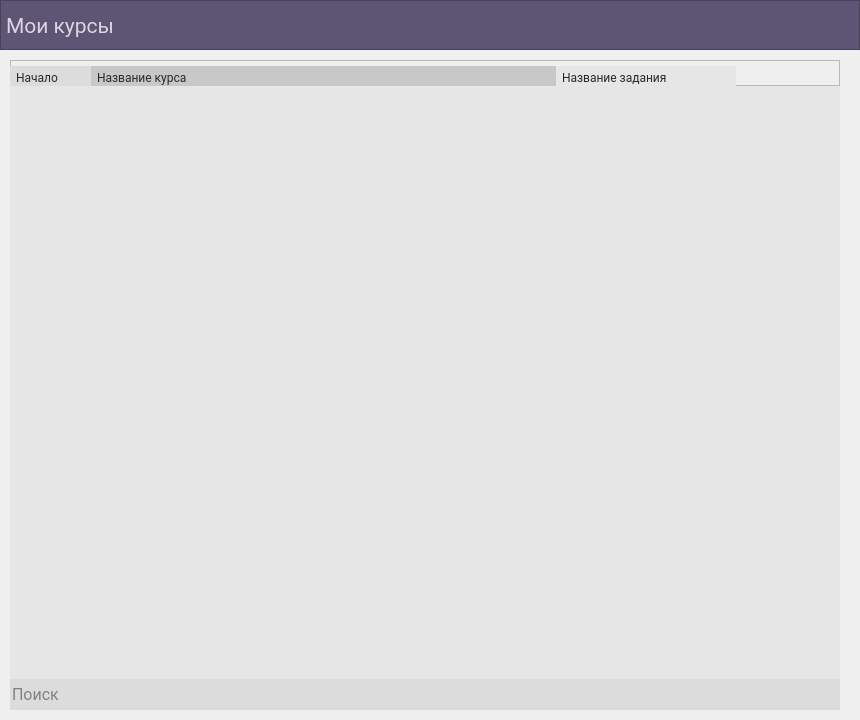
<?xml version="1.0" encoding="UTF-8"?>
<ui version="4.0">
 <class>Form</class>
 <widget class="QWidget" name="Form">
  <property name="geometry">
   <rect>
    <x>0</x>
    <y>0</y>
    <width>860</width>
    <height>720</height>
   </rect>
  </property>
  <property name="sizePolicy">
   <sizepolicy hsizetype="Expanding" vsizetype="Expanding">
    <horstretch>0</horstretch>
    <verstretch>0</verstretch>
   </sizepolicy>
  </property>
  <property name="windowTitle">
   <string>Form</string>
  </property>
  <layout class="QGridLayout" name="gridLayout" rowstretch="0,0,0,0,0,0,0,0">
   <property name="leftMargin">
    <number>0</number>
   </property>
   <property name="topMargin">
    <number>0</number>
   </property>
   <property name="rightMargin">
    <number>0</number>
   </property>
   <property name="bottomMargin">
    <number>10</number>
   </property>
   <property name="horizontalSpacing">
    <number>0</number>
   </property>
   <property name="verticalSpacing">
    <number>10</number>
   </property>
   <item row="0" column="0" colspan="4">
    <widget class="QFrame" name="frame">
     <property name="sizePolicy">
      <sizepolicy hsizetype="Expanding" vsizetype="Minimum">
       <horstretch>0</horstretch>
       <verstretch>0</verstretch>
      </sizepolicy>
     </property>
     <property name="minimumSize">
      <size>
       <width>0</width>
       <height>50</height>
      </size>
     </property>
     <property name="maximumSize">
      <size>
       <width>16777215</width>
       <height>50</height>
      </size>
     </property>
     <property name="styleSheet">
      <string notr="true">QFrame
{
	background-color: rgb(94, 84, 115);
}
</string>
     </property>
     <property name="frameShape">
      <enum>QFrame::StyledPanel</enum>
     </property>
     <property name="frameShadow">
      <enum>QFrame::Raised</enum>
     </property>
     <property name="lineWidth">
      <number>0</number>
     </property>
     <layout class="QHBoxLayout" name="horizontalLayout" stretch="1,0">
      <property name="spacing">
       <number>0</number>
      </property>
      <property name="sizeConstraint">
       <enum>QLayout::SetDefaultConstraint</enum>
      </property>
      <property name="leftMargin">
       <number>5</number>
      </property>
      <property name="topMargin">
       <number>0</number>
      </property>
      <property name="rightMargin">
       <number>2</number>
      </property>
      <property name="bottomMargin">
       <number>0</number>
      </property>
      <item>
       <widget class="QLabel" name="label">
        <property name="sizePolicy">
         <sizepolicy hsizetype="Preferred" vsizetype="Preferred">
          <horstretch>0</horstretch>
          <verstretch>0</verstretch>
         </sizepolicy>
        </property>
        <property name="minimumSize">
         <size>
          <width>0</width>
          <height>50</height>
         </size>
        </property>
        <property name="maximumSize">
         <size>
          <width>16777215</width>
          <height>50</height>
         </size>
        </property>
        <property name="font">
         <font>
          <family>Roboto</family>
          <pointsize>16</pointsize>
         </font>
        </property>
        <property name="styleSheet">
         <string notr="true">QLabel
{
	background-color: rgba(255, 255, 255, 0);
	color:rgb(220,212,229);
}</string>
        </property>
        <property name="text">
         <string>Мои курсы</string>
        </property>
       </widget>
      </item>
      <item>
       <widget class="QPushButton" name="settingsButton">
        <property name="sizePolicy">
         <sizepolicy hsizetype="Preferred" vsizetype="Preferred">
          <horstretch>0</horstretch>
          <verstretch>0</verstretch>
         </sizepolicy>
        </property>
        <property name="minimumSize">
         <size>
          <width>40</width>
          <height>40</height>
         </size>
        </property>
        <property name="maximumSize">
         <size>
          <width>50</width>
          <height>50</height>
         </size>
        </property>
        <property name="font">
         <font>
          <family>Roboto</family>
          <pointsize>9</pointsize>
         </font>
        </property>
        <property name="styleSheet">
         <string notr="true">QPushButton
{
	background-color: rgba(0,0,0, 0);
	image: url(icons/settings);
	border: none;
	color: rgb(40,40,40);
	padding: 7 7 7 7;
	border-radius: 20px;

}
	QPushButton:hover
	{
		padding: 5 5 5 5;
	}
	QPushButton:pressed
	{
		background-color: rgba(0,0,0, 40);
		padding: 3 3 3 3;	
	}</string>
        </property>
        <property name="text">
         <string/>
        </property>
       </widget>
      </item>
     </layout>
    </widget>
   </item>
   <item row="7" column="0">
    <layout class="QVBoxLayout" name="ListLay">
     <property name="spacing">
      <number>0</number>
     </property>
     <property name="leftMargin">
      <number>10</number>
     </property>
     <property name="rightMargin">
      <number>20</number>
     </property>
     <item>
      <widget class="QFrame" name="frame_2">
       <property name="minimumSize">
        <size>
         <width>0</width>
         <height>26</height>
        </size>
       </property>
       <property name="maximumSize">
        <size>
         <width>16777215</width>
         <height>26</height>
        </size>
       </property>
       <property name="frameShape">
        <enum>QFrame::StyledPanel</enum>
       </property>
       <property name="frameShadow">
        <enum>QFrame::Raised</enum>
       </property>
       <widget class="QPushButton" name="assignTab">
        <property name="geometry">
         <rect>
          <x>546</x>
          <y>0</y>
          <width>180</width>
          <height>26</height>
         </rect>
        </property>
        <property name="sizePolicy">
         <sizepolicy hsizetype="Preferred" vsizetype="Preferred">
          <horstretch>0</horstretch>
          <verstretch>0</verstretch>
         </sizepolicy>
        </property>
        <property name="minimumSize">
         <size>
          <width>0</width>
          <height>26</height>
         </size>
        </property>
        <property name="maximumSize">
         <size>
          <width>16777215</width>
          <height>26</height>
         </size>
        </property>
        <property name="font">
         <font>
          <family>Roboto</family>
          <pointsize>9</pointsize>
         </font>
        </property>
        <property name="styleSheet">
         <string notr="true">QPushButton
{
	background-color: rgb(230, 230, 230);
	border: none;
	color: rgb(40,40,40);
	text-align: left;
	padding-left: 6px;
	padding-top:2px;
	margin-top:6;
}
	QPushButton:hover
	{
		margin-top:0;
	}</string>
        </property>
        <property name="text">
         <string>Название задания</string>
        </property>
       </widget>
       <widget class="QPushButton" name="beginTab">
        <property name="geometry">
         <rect>
          <x>0</x>
          <y>0</y>
          <width>81</width>
          <height>26</height>
         </rect>
        </property>
        <property name="sizePolicy">
         <sizepolicy hsizetype="Expanding" vsizetype="Preferred">
          <horstretch>0</horstretch>
          <verstretch>0</verstretch>
         </sizepolicy>
        </property>
        <property name="minimumSize">
         <size>
          <width>81</width>
          <height>26</height>
         </size>
        </property>
        <property name="maximumSize">
         <size>
          <width>81</width>
          <height>26</height>
         </size>
        </property>
        <property name="font">
         <font>
          <family>Roboto</family>
          <pointsize>9</pointsize>
         </font>
        </property>
        <property name="styleSheet">
         <string notr="true">QPushButton
{
	background-color:rgb(220, 220, 220);
	border: none;
	color: rgb(40,40,40);
	text-align: left;
	padding-left: 6px;
	padding-top:2px;
	margin-top:6;
}
	QPushButton:hover
	{
		background-color:rgb(255, 220, 220);
		margin-top:0;
	}
	</string>
        </property>
        <property name="text">
         <string>Начало</string>
        </property>
       </widget>
       <widget class="QPushButton" name="courseTab">
        <property name="geometry">
         <rect>
          <x>81</x>
          <y>0</y>
          <width>465</width>
          <height>26</height>
         </rect>
        </property>
        <property name="sizePolicy">
         <sizepolicy hsizetype="Preferred" vsizetype="Preferred">
          <horstretch>0</horstretch>
          <verstretch>0</verstretch>
         </sizepolicy>
        </property>
        <property name="minimumSize">
         <size>
          <width>0</width>
          <height>26</height>
         </size>
        </property>
        <property name="maximumSize">
         <size>
          <width>16777215</width>
          <height>26</height>
         </size>
        </property>
        <property name="font">
         <font>
          <family>Roboto</family>
          <pointsize>9</pointsize>
         </font>
        </property>
        <property name="styleSheet">
         <string notr="true">QPushButton
{
	border: none;
	background-color:rgb(200, 200, 200);
	color: rgb(40,40,40);
	text-align: left;
	padding-left: 6px;
	padding-top:2px;
	margin-top:6;
}
	QPushButton:hover
	{
		background-color:rgb(220, 220, 220);
	margin-top:0;
	}</string>
        </property>
        <property name="text">
         <string>Название курса</string>
        </property>
       </widget>
      </widget>
     </item>
     <item>
      <widget class="QListWidget" name="list">
       <property name="enabled">
        <bool>true</bool>
       </property>
       <property name="sizePolicy">
        <sizepolicy hsizetype="Preferred" vsizetype="Preferred">
         <horstretch>0</horstretch>
         <verstretch>0</verstretch>
        </sizepolicy>
       </property>
       <property name="font">
        <font>
         <family>Roboto</family>
         <pointsize>11</pointsize>
        </font>
       </property>
       <property name="mouseTracking">
        <bool>true</bool>
       </property>
       <property name="styleSheet">
        <string notr="true">QListWidget
{
	background-color: rgb(230, 230, 230);
	alternate-background-color: rgb(220, 220, 220);
}
QListWidget:item:hover
{
	
}
QScrollBar:vertical{
			background:rgb(210, 210, 210);
            border: none;
            width:16px;    
            margin: 0px 0px 0px 0px;
        }
        QScrollBar:handle:vertical{         
       
            min-height: 0px;
          	border: 0px solid red;
			border-radius: 4px;
			margin: 0px 4px 0px 4px;
			background-color: rgb(180, 180, 180);
        }
	    QScrollBar:handle:vertical:hover {         
       
            min-height: 0px;
          	border: 0px solid red;
			border-radius: 4px;
			margin: 0px 3px 0px 3px;
			background-color: rgb(160, 160, 160);
        }
        QScrollBar::add-line {       
            height: 0px;           
        }
        QScrollBar::sub-line {
            height: 0 px;      
        }
QScrollBar:horizontal{
			background:rgb(210, 210, 210);
            border: none;
            height:16px;    
            margin: 0px 0px 0px 0px;
        }
        QScrollBar:handle:horizontal{         
       
            min-height: 0px;
          	border: 0px solid red;
			border-radius: 4px;
			margin: 4px 0px 4px 0px;
			background-color: rgb(180, 180, 180);
        }
	    QScrollBar:handle:horizontal:hover {         
       
            min-height: 0px;
          	border: 0px solid red;
			border-radius: 4px;
			margin: 3px 0px 3px 0px;
			background-color: rgb(160, 160, 160);
        }

QScrollBar::sub-page, QScrollBar::add-page
 {
    background: rgba(0,0,0,0);
}
</string>
       </property>
       <property name="frameShape">
        <enum>QFrame::NoFrame</enum>
       </property>
       <property name="frameShadow">
        <enum>QFrame::Plain</enum>
       </property>
       <property name="lineWidth">
        <number>1</number>
       </property>
       <property name="midLineWidth">
        <number>0</number>
       </property>
       <property name="verticalScrollBarPolicy">
        <enum>Qt::ScrollBarAsNeeded</enum>
       </property>
       <property name="horizontalScrollBarPolicy">
        <enum>Qt::ScrollBarAsNeeded</enum>
       </property>
       <property name="alternatingRowColors">
        <bool>true</bool>
       </property>
       <property name="resizeMode">
        <enum>QListView::Fixed</enum>
       </property>
      </widget>
     </item>
     <item>
      <layout class="QHBoxLayout" name="FilterLay">
       <property name="spacing">
        <number>0</number>
       </property>
       <property name="leftMargin">
        <number>0</number>
       </property>
       <property name="rightMargin">
        <number>0</number>
       </property>
       <property name="bottomMargin">
        <number>0</number>
       </property>
       <item>
        <widget class="QLineEdit" name="filterEdit">
         <property name="sizePolicy">
          <sizepolicy hsizetype="Expanding" vsizetype="Fixed">
           <horstretch>0</horstretch>
           <verstretch>31</verstretch>
          </sizepolicy>
         </property>
         <property name="minimumSize">
          <size>
           <width>100</width>
           <height>31</height>
          </size>
         </property>
         <property name="maximumSize">
          <size>
           <width>16777215</width>
           <height>31</height>
          </size>
         </property>
         <property name="font">
          <font>
           <family>Roboto</family>
           <pointsize>12</pointsize>
          </font>
         </property>
         <property name="styleSheet">
          <string notr="true">QLineEdit
{
	color: rgb(40, 40, 40);
	background-color: rgb(220, 220, 220);
	border:none;
}

QLineEdit::hover
{
	color: rgb(40, 40, 40);
	background-color: rgb(210, 210, 210);
	border:none;
}</string>
         </property>
         <property name="maxLength">
          <number>64</number>
         </property>
         <property name="placeholderText">
          <string>Поиск</string>
         </property>
        </widget>
       </item>
       <item>
        <widget class="QPushButton" name="saveFilterButton">
         <property name="sizePolicy">
          <sizepolicy hsizetype="Fixed" vsizetype="Fixed">
           <horstretch>0</horstretch>
           <verstretch>0</verstretch>
          </sizepolicy>
         </property>
         <property name="minimumSize">
          <size>
           <width>31</width>
           <height>31</height>
          </size>
         </property>
         <property name="maximumSize">
          <size>
           <width>31</width>
           <height>31</height>
          </size>
         </property>
         <property name="toolTip">
          <string>Сохранить настройки фильтра поиска</string>
         </property>
         <property name="styleSheet">
          <string notr="true">QPushButton
{
	border:none;
	background-color: rgb(220, 220, 220);


}
	QPushButton:hover
	{
		background-color: rgb(210, 210, 210);
	}</string>
         </property>
         <property name="text">
          <string/>
         </property>
        </widget>
       </item>
      </layout>
     </item>
    </layout>
   </item>
  </layout>
 </widget>
 <resources/>
 <connections/>
</ui>
